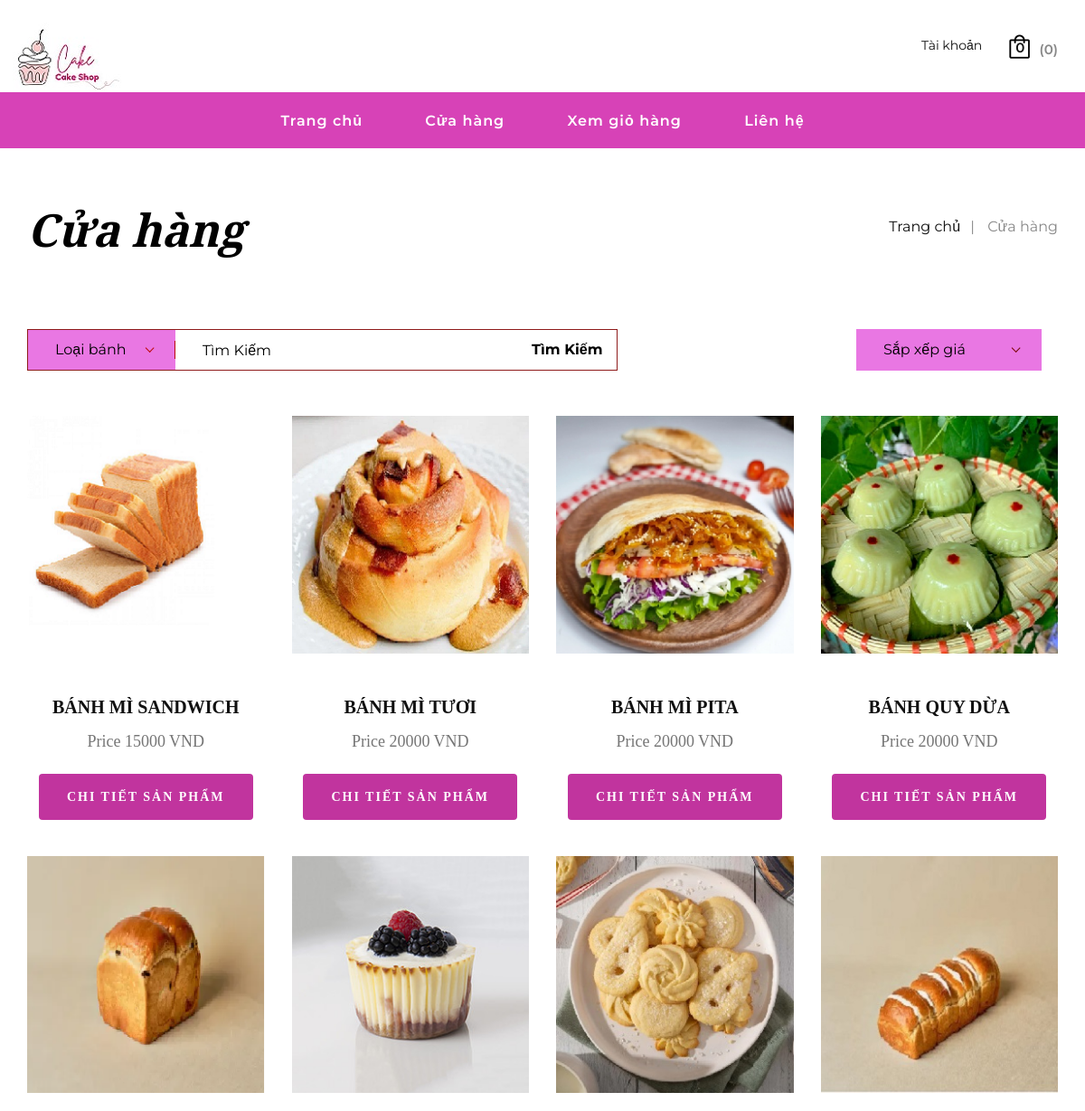
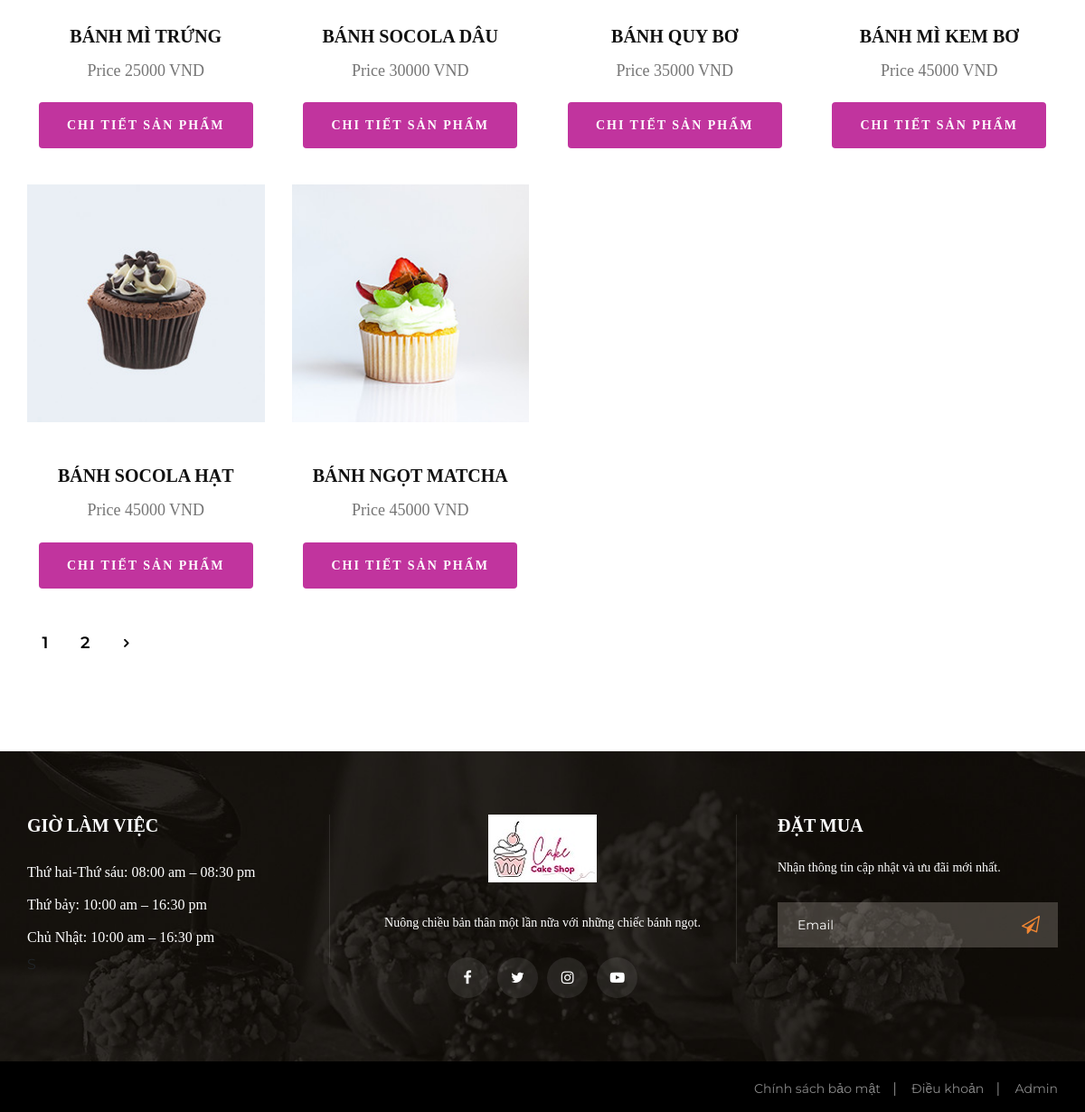
The app's page /sort_low_to_high_product.php with its own data (2 pictures, top to bottom).
### tables this page shows
CREATE TABLE `products` (
  `ProductId` int(11) NOT NULL,
  `Name` varchar(255) NOT NULL,
  `Image` varchar(255) NOT NULL,
  `Quantity` int(11) NOT NULL,
  `Description` text NOT NULL,
  `BuyPrice` float NOT NULL,
  `SellPrice` float NOT NULL,
  `Status` tinyint(1) NOT NULL DEFAULT 1,
  `CountView` int(11) NOT NULL DEFAULT 0,
  `CategoriId` int(11) NOT NULL,
  `BrandId` int(11) NOT NULL,
  `is_accept` int(1) NOT NULL DEFAULT 1
);

### sort_low_to_high_product.php (the view, shortened to what this page needs)
<?php
include($_SERVER['DOCUMENT_ROOT'] . "/inc/header.php");
include($_SERVER['DOCUMENT_ROOT'] . "/database/connect.php");
$itemsPerPage = 10;
$currentPage = isset($_GET['page']) ? $_GET['page'] : 1;
$startItem = ($currentPage - 1) * $itemsPerPage;
$query = "SELECT * FROM Products WHERE status = 1 AND is_accept = 1 ORDER BY SellPrice ASC LIMIT $startItem, $itemsPerPage";
$Products = mysqli_query($conn, $query);
$totalQuery = "SELECT COUNT(*) as total FROM Products WHERE status = 1 AND is_accept = 1";
$totalResult = mysqli_query($conn, $totalQuery);
$totalRow = mysqli_fetch_assoc($totalResult)['total'];
$totalPages = ceil($totalRow / $itemsPerPage);
?>
<div class="breadcrumb-option">
    <div class="container">
        <div class="row">
            <div class="col-lg-6 col-md-6 col-sm-6">
                <div class="breadcrumb__text">
                    <h2>Cửa hàng</h2>
                </div>
            </div>
            <div class="col-lg-6 col-md-6 col-sm-6">
                <div class="breadcrumb__links">
                    <a href="./index.php">Trang chủ</a>
                    <span>Cửa hàng</span>
                </div>
            </div>
        </div>
    </div>
</div>
<section class="shop spad">
    <div class="container">
        <div class="shop__option">
            <div class="row">
                <div class="col-lg-7 col-md-7">
                    <div class="shop__option__search">
                        <form action="search_product.php" method="POST">
                                <input type="text" name="search" class="form-control rounded" placeholder="Tìm Kiếm"/>
                                <button class="btn btn-primary" type ="submit" name="submit">Tìm Kiếm</button>
                        </form>
                    </div>
                </div>
                <div class="col-lg-5 col-md-5">
                    <div class="shop__option__right">
                    </div>
                </div>
            </div>
        </div>
        <div class="row">
            <?php foreach ($Products as $key => $value) : ?>
                <div class="col-lg-3 col-md-6 col-sm-6">
                    <div class="product__item">
                        <div class="product__item__pic set-bg">
                            <a href="product_detail.php?id=<?php echo $value['ProductId'] ?> ">
                                <img src="..//admin//uploads//<?php echo $value['Image'] ?>" alt="Chi tiết sản phẩm">
                            </a>
                        </div>
                        <div class="product__item__text">
                            <h6> <a href="product_detail.php?id=<?php echo $value['ProductId'] ?>"><?php echo $value['Name'] ?></a></h6>
                            <h5>Price <?php echo $value['SellPrice'] . ' VND' ?></h5>
                            <div>
                                <button class="btn primary-btn mt-4">
                                    <a style="color: white" href="product_detail.php?id=<?php echo $value['ProductId'] ?> ">Chi tiết sản phẩm</a>
                                </button>
                            </div>
                        </div>
                    </div>
                </div>
            <?php endforeach; ?>
        </div>
        <div class="shop__last__option">
    <div class="row">
        <div class="col-lg-6 col-md-6 col-sm-6">
            <div class="shop__pagination">
                <?php for ($i = 1; $i <= $totalPages; $i++) { ?>
                    <a href="?page=<?php echo $i; ?>"><?php echo $i; ?></a>
                <?php } ?>
                <a href="?page=<?php echo min($totalPages, $currentPage + 1); ?>"><span class="arrow_carrot-right"></span></a>
            </div>
        </div>
        <div class="col-lg-6 col-md-6 col-sm-6">
        </div>
    </div>
</div>
    </div>
</section>
<?php
include($_SERVER["DOCUMENT_ROOT"] . '//inc/footer.php');
?>

### css/styllee.css (style rules this page uses)
html, body { height: 100%; font-family: "Montserrat", sans-serif; -webkit-font-smoothing: antialiased; }
h1, h2, h3, h4, h5, h6 { margin: 0; color: #11111194; font-weight: 400; font-family: "Montserrat", sans-serif; }
h2 { font-size: 36px; font-family: 'Times New Roman', serif; }
h5 { font-size: 18px; font-family: 'Times New Roman', serif; }
h6 { font-size: 20px; font-family: 'Times New Roman', serif; }
img { max-width: 100%; }
.set-bg { background-repeat: no-repeat; background-size: cover; background-position: top center; }
.spad { padding-top: 100px; padding-bottom: 100px; }
.primary-btn { display: inline-block; font-size: 14px; font-weight: 600; text-transform: uppercase; padding: 14px 30px; color: #ffffff; background: #b40789d0; letter-spacing: 2px; font-family: 'Times New Roman', serif; }
.product__item { margin-bottom: 40px; }
.product__item__pic { height: 270px; position: relative; background-position: center; }
.product__item__text { padding-top: 40px; text-align: center; position: relative; }
.product__item__text h6 { margin-bottom: 16px; }
.product__item__text h6 a { color: #111111; font-weight: 600; text-transform: uppercase; }
.breadcrumb-option { padding-top: 60px; }
.breadcrumb__text h2 { font-size: 50px; color: #000000; font-weight: 700; font-style: italic; font-family: "Playfair Display", serif; }
.breadcrumb__links { text-align: right; padding-top: 15px; }
.breadcrumb__links a { font-size: 16px; color: #111111; margin-right: 26px; display: inline-block; position: relative; }
.breadcrumb__links a:after { position: absolute; right: -16px; top: 0; content: "|"; color: #888888; }
.breadcrumb__links span { font-size: 16px; color: #888888; display: inline-block; }
.shop { padding-top: 80px; }
.shop__option { margin-bottom: 50px; }
.shop__option__search form { border: 1px solid #8f1b1b; height: 46px; position: relative; }
.shop__option__search form input { width: 75%; height: 100%; border: none; font-size: 16px; color: #000000; padding-left: 30px; }
.shop__option__search form input::placeholder { color: #000000; }
.shop__option__search form button { color: #000000; font-size: 16px; font-weight: 700; position: absolute; right: 0; top: 0; border: none; background: transparent; height: 100%; padding: 0 15px; }
.shop__option__right { text-align: right; }
.shop__pagination a { display: inline-block; color: #000000; font-size: 18px; font-weight: 600; height: 40px; width: 40px; border-radius: 50%; line-height: 40px; text-align: center; -webkit-transition: all, 0.5s; -o-transition: all, 0.5s; transition: all, 0.5s; }
.shop__pagination a span { font-size: 18px; font-weight: 600; position: relative; top: 2px; }
@media only screen and (min-width: 1200px) { .container { max-width: 1170px; } }

### records on screen
products: Image (picture), Name "BÁNH MÌ SANDWICH", SellPrice "15000"
products: Image (picture), Name "BÁNH MÌ TƯƠI", SellPrice "20000"
products: Image (picture), Name "BÁNH MÌ PITA", SellPrice "20000"
products: Image (picture), Name "BÁNH QUY DỪA", SellPrice "20000"
products: Image (picture), Name "BÁNH MÌ TRỨNG", SellPrice "25000"
products: Image (picture), Name "BÁNH SOCOLA DÂU", SellPrice "30000"
products: Image (picture), Name "BÁNH QUY BƠ", SellPrice "35000"
products: Image (picture), Name "BÁNH MÌ KEM BƠ", SellPrice "45000"
products: Image (picture), Name "BÁNH SOCOLA HẠT", SellPrice "45000"
products: Image (picture), Name "BÁNH NGỌT MATCHA", SellPrice "45000"

### other values on screen
count($cart) "0"
